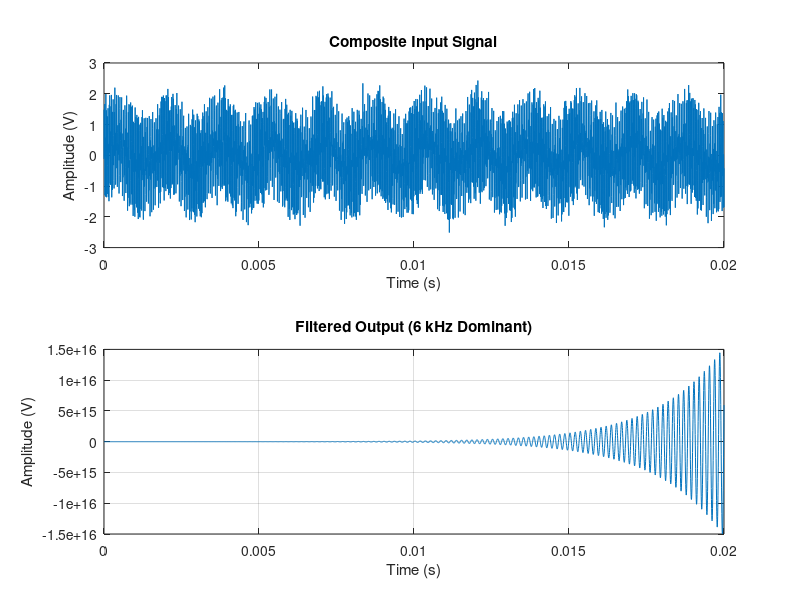
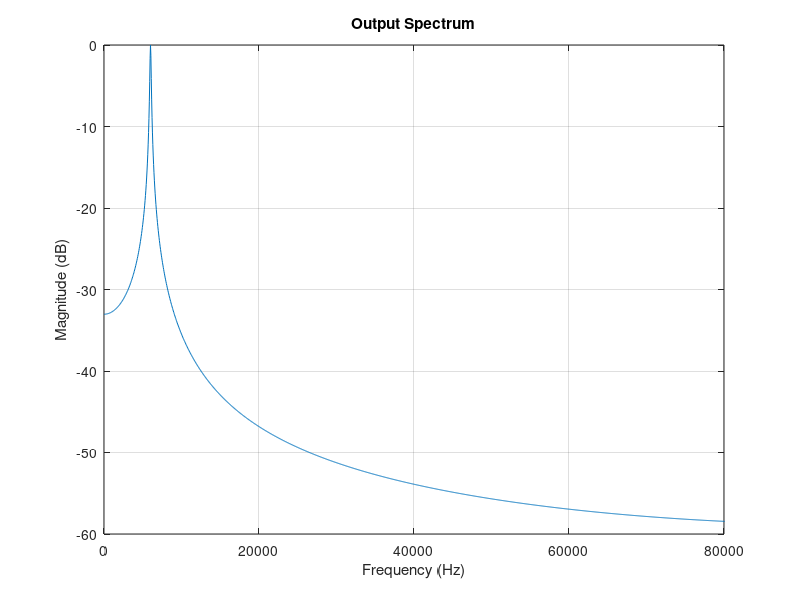

Write the MATLAB code that produced these figures, in order.
clc;
clear;
close all;

%% Simulation parameters
fs = 200e3;                 % simulation sampling frequency
dt = 1/fs;
t = 0:dt:0.02;

%% ===============================
% Generate Composite Input Signal
%% ===============================

% Component A – Low Frequency Drift
A_amp = 0.8/2;              % convert Vpp to peak
A = A_amp*sin(2*pi*600*t);

% Component B – Usable Information Signal
B_amp = 0.4/2;
B = B_amp*sin(2*pi*6000*t);

% Component C – Structured Interference
C_amp = 1.2/2;
C = C_amp*sign(sin(2*pi*18000*t));   % square wave

% Component D – High Frequency Interference
D_amp = 2.0/2;
D = D_amp*sin(2*pi*55000*t);

% Component E – Broadband Noise
E = 0.15*randn(size(t));

% Composite signal
u = A + B + C + D + E;

%% ===============================
% State Variable Filter Parameters
%% ===============================

f0 = 6000;                  % center frequency
w0 = 2*pi*f0;

Q = 6;                      % selectivity

% State variables (two cascaded SVFs)
x1 = zeros(size(t));
x2 = zeros(size(t));
x3 = zeros(size(t));
x4 = zeros(size(t));

y = zeros(size(t));

%% ===============================
% SVF Simulation
%% ===============================

for n = 2:length(t)

    % ----- First SVF -----
    dx1 = x2(n-1);

    dx2 = -w0^2*x1(n-1) ...
          - (w0/Q)*x2(n-1) ...
          + w0^2*u(n-1);

    x1(n) = x1(n-1) + dx1*dt;
    x2(n) = x2(n-1) + dx2*dt;

    bp1 = x2(n);

    % ----- Second SVF (cascade) -----
    dx3 = x4(n-1);

    dx4 = -w0^2*x3(n-1) ...
          - (w0/Q)*x4(n-1) ...
          + w0^2*bp1;

    x3(n) = x3(n-1) + dx3*dt;
    x4(n) = x4(n-1) + dx4*dt;

    y(n) = x4(n);

end

%% ===============================
% Time Domain Plots
%% ===============================

figure

subplot(2,1,1)
plot(t,u)
title('Composite Input Signal')
xlabel('Time (s)')
ylabel('Amplitude (V)')

subplot(2,1,2)
plot(t,y)
title('Filtered Output (6 kHz Dominant)')
xlabel('Time (s)')
ylabel('Amplitude (V)')
grid on

%% ===============================
% Frequency Spectrum
%% ===============================

N = length(y);
Y = fft(y);
f = (0:N-1)*(fs/N);

figure
plot(f,20*log10(abs(Y)/max(abs(Y))))
xlim([0 80000])
xlabel('Frequency (Hz)')
ylabel('Magnitude (dB)')
title('Output Spectrum')
grid on
